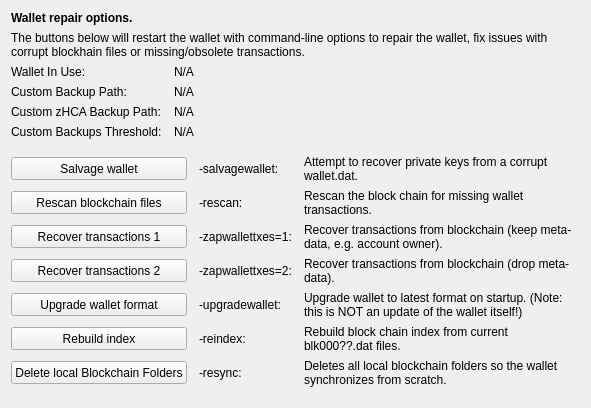
     <widget class="QWidget" name="tab_repair">
      <attribute name="title">
       <string>&amp;Wallet Repair</string>
      </attribute>
      <layout class="QGridLayout" name="gridLayout_4" columnstretch="0,0,0,0">
       <property name="horizontalSpacing">
        <number>12</number>
       </property>
       <item row="0" column="0" colspan="4">
        <widget class="QLabel" name="label_repair_header">
         <property name="font">
          <font>
           <weight>75</weight>
           <bold>true</bold>
          </font>
         </property>
         <property name="text">
          <string>Wallet repair options.</string>
         </property>
        </widget>
       </item>
       <item row="1" column="0" colspan="4">
        <widget class="QLabel" name="label_repair_helptext">
         <property name="font">
          <font>
           <weight>50</weight>
           <bold>false</bold>
          </font>
         </property>
         <property name="text">
          <string>The buttons below will restart the wallet with command-line options to repair the wallet, fix issues with corrupt blockhain files or missing/obsolete transactions.</string>
         </property>
         <property name="wordWrap">
          <bool>true</bool>
         </property>
        </widget>
       </item>
       <item row="2" column="0">
        <widget class="QLabel" name="wallet_path_label">
         <property name="text">
          <string>Wallet In Use:</string>
         </property>
        </widget>
       </item>
       <item row="2" column="1" colspan="3">
        <widget class="QLabel" name="wallet_path">
         <property name="cursor">
          <cursorShape>IBeamCursor</cursorShape>
         </property>
         <property name="text">
          <string>N/A</string>
         </property>
         <property name="textFormat">
          <enum>Qt::PlainText</enum>
         </property>
         <property name="textInteractionFlags">
          <set>Qt::LinksAccessibleByMouse|Qt::TextSelectableByKeyboard|Qt::TextSelectableByMouse</set>
         </property>
        </widget>
       </item>
       <item row="3" column="0">
        <widget class="QLabel" name="wallet_custombackuppath_label">
         <property name="visible">
          <bool>false</bool>
         </property>
         <property name="text">
          <string>Custom Backup Path:</string>
         </property>
        </widget>
       </item>
       <item row="3" column="1" colspan="3">
        <widget class="QLabel" name="wallet_custombackuppath">
         <property name="cursor">
          <cursorShape>IBeamCursor</cursorShape>
         </property>
         <property name="visible">
          <bool>false</bool>
         </property>
         <property name="text">
          <string>N/A</string>
         </property>
         <property name="textFormat">
          <enum>Qt::PlainText</enum>
         </property>
         <property name="textInteractionFlags">
          <set>Qt::LinksAccessibleByMouse|Qt::TextSelectableByKeyboard|Qt::TextSelectableByMouse</set>
         </property>
        </widget>
       </item>
       <item row="4" column="0">
        <widget class="QLabel" name="wallet_customzpivbackuppath_label">
         <property name="visible">
          <bool>false</bool>
         </property>
         <property name="text">
          <string>Custom zHCA Backup Path:</string>
         </property>
        </widget>
       </item>
       <item row="4" column="1" colspan="3">
        <widget class="QLabel" name="wallet_customzpivbackuppath">
         <property name="cursor">
          <cursorShape>IBeamCursor</cursorShape>
         </property>
         <property name="visible">
          <bool>false</bool>
         </property>
         <property name="text">
          <string>N/A</string>
         </property>
         <property name="textFormat">
          <enum>Qt::PlainText</enum>
         </property>
         <property name="textInteractionFlags">
          <set>Qt::LinksAccessibleByMouse|Qt::TextSelectableByKeyboard|Qt::TextSelectableByMouse</set>
         </property>
        </widget>
       </item>
       <item row="5" column="0">
        <widget class="QLabel" name="wallet_custombackupthreshold_label">
         <property name="visible">
          <bool>false</bool>
         </property>
         <property name="text">
          <string>Custom Backups Threshold:</string>
         </property>
        </widget>
       </item>
       <item row="5" column="1" colspan="3">
        <widget class="QLabel" name="wallet_custombackupthreshold">
         <property name="cursor">
          <cursorShape>IBeamCursor</cursorShape>
         </property>
         <property name="visible">
          <bool>false</bool>
         </property>
         <property name="text">
          <string>N/A</string>
         </property>
         <property name="textFormat">
          <enum>Qt::PlainText</enum>
         </property>
         <property name="textInteractionFlags">
          <set>Qt::LinksAccessibleByMouse|Qt::TextSelectableByKeyboard|Qt::TextSelectableByMouse</set>
         </property>
        </widget>
       </item>
       <item row="6" column="0">
        <spacer name="verticalSpacer_repair1">
         <property name="orientation">
          <enum>Qt::Vertical</enum>
         </property>
         <property name="sizeHint" stdset="0">
          <size>
           <width>10</width>
           <height>10</height>
          </size>
         </property>
        </spacer>
       </item>
       <item row="7" column="0" colspan="2">
        <widget class="QPushButton" name="btn_salvagewallet">
         <property name="minimumSize">
          <size>
           <width>100</width>
           <height>23</height>
          </size>
         </property>
         <property name="text">
          <string>Salvage wallet</string>
         </property>
        </widget>
       </item>
       <item row="7" column="2">
        <widget class="QLabel" name="label_repair_salvage_command">
         <property name="text">
          <string notr="true">-salvagewallet:</string>
         </property>
        </widget>
       </item>
       <item row="7" column="3">
        <widget class="QLabel" name="label_repair_salvage">
         <property name="text">
          <string>Attempt to recover private keys from a corrupt wallet.dat.</string>
         </property>
         <property name="wordWrap">
          <bool>true</bool>
         </property>
        </widget>
       </item>
       <item row="8" column="0" colspan="2">
        <widget class="QPushButton" name="btn_rescan">
         <property name="minimumSize">
          <size>
           <width>100</width>
           <height>23</height>
          </size>
         </property>
         <property name="text">
          <string>Rescan blockchain files</string>
         </property>
        </widget>
       </item>
       <item row="8" column="2">
        <widget class="QLabel" name="label_repair_rescan_command">
         <property name="text">
          <string notr="true">-rescan:</string>
         </property>
        </widget>
       </item>
       <item row="8" column="3">
        <widget class="QLabel" name="label_repair_rescan">
         <property name="text">
          <string>Rescan the block chain for missing wallet transactions.</string>
         </property>
         <property name="wordWrap">
          <bool>true</bool>
         </property>
        </widget>
       </item>
       <item row="9" column="0" colspan="2">
        <widget class="QPushButton" name="btn_zapwallettxes1">
         <property name="minimumSize">
          <size>
           <width>100</width>
           <height>23</height>
          </size>
         </property>
         <property name="text">
          <string>Recover transactions 1</string>
         </property>
        </widget>
       </item>
       <item row="9" column="2">
        <widget class="QLabel" name="label_repair_zap1_command">
         <property name="text">
          <string notr="true">-zapwallettxes=1:</string>
         </property>
        </widget>
       </item>
       <item row="9" column="3">
        <widget class="QLabel" name="label_repair_zap1">
         <property name="text">
          <string>Recover transactions from blockchain (keep meta-data, e.g. account owner).</string>
         </property>
         <property name="wordWrap">
          <bool>true</bool>
         </property>
        </widget>
       </item>
       <item row="10" column="0" colspan="2">
        <widget class="QPushButton" name="btn_zapwallettxes2">
         <property name="minimumSize">
          <size>
           <width>100</width>
           <height>23</height>
          </size>
         </property>
         <property name="text">
          <string>Recover transactions 2</string>
         </property>
        </widget>
       </item>
       <item row="10" column="2">
        <widget class="QLabel" name="label_repair_zap2_command">
         <property name="text">
          <string notr="true">-zapwallettxes=2:</string>
         </property>
        </widget>
       </item>
       <item row="10" column="3">
        <widget class="QLabel" name="label_repair_zap2">
         <property name="text">
          <string>Recover transactions from blockchain (drop meta-data).</string>
         </property>
         <property name="wordWrap">
          <bool>true</bool>
         </property>
        </widget>
       </item>
       <item row="11" column="0" colspan="2">
        <widget class="QPushButton" name="btn_upgradewallet">
         <property name="minimumSize">
          <size>
           <width>100</width>
           <height>23</height>
          </size>
         </property>
         <property name="text">
          <string>Upgrade wallet format</string>
         </property>
        </widget>
       </item>
       <item row="11" column="2">
        <widget class="QLabel" name="label_repair_upgrade_command">
         <property name="text">
          <string notr="true">-upgradewallet:</string>
         </property>
        </widget>
       </item>
       <item row="11" column="3">
        <widget class="QLabel" name="label_repair_upgrade">
         <property name="text">
          <string>Upgrade wallet to latest format on startup. (Note: this is NOT an update of the wallet itself!)</string>
         </property>
         <property name="wordWrap">
          <bool>true</bool>
         </property>
        </widget>
       </item>
       <item row="12" column="0" colspan="2">
        <widget class="QPushButton" name="btn_reindex">
         <property name="minimumSize">
          <size>
           <width>100</width>
           <height>23</height>
          </size>
         </property>
         <property name="text">
          <string>Rebuild index</string>
         </property>
        </widget>
       </item>
       <item row="12" column="2">
        <widget class="QLabel" name="label_repair_reindex_command">
         <property name="text">
          <string notr="true">-reindex:</string>
         </property>
        </widget>
       </item>
       <item row="12" column="3">
        <widget class="QLabel" name="label_repair_reindex">
         <property name="text">
          <string>Rebuild block chain index from current blk000??.dat files.</string>
         </property>
         <property name="wordWrap">
          <bool>true</bool>
         </property>
        </widget>
       </item>
       <item row="13" column="0" colspan="2">
        <widget class="QPushButton" name="btn_resync">
         <property name="minimumSize">
          <size>
           <width>100</width>
           <height>23</height>
          </size>
         </property>
         <property name="text">
          <string>Delete local Blockchain Folders</string>
         </property>
        </widget>
       </item>
       <item row="13" column="2">
        <widget class="QLabel" name="label_repair_resync_command">
         <property name="text">
          <string>-resync:</string>
         </property>
        </widget>
       </item>
       <item row="13" column="3">
        <widget class="QLabel" name="label_repair_resync">
         <property name="text">
          <string>Deletes all local blockchain folders so the wallet synchronizes from scratch.</string>
         </property>
         <property name="wordWrap">
          <bool>true</bool>
         </property>
        </widget>
       </item>
       <item row="14" column="0">
        <spacer name="verticalSpacer_repair2">
         <property name="orientation">
          <enum>Qt::Vertical</enum>
         </property>
         <property name="sizeHint" stdset="0">
          <size>
           <width>20</width>
           <height>10</height>
          </size>
         </property>
        </spacer>
       </item>
      </layout>
     </widget>
